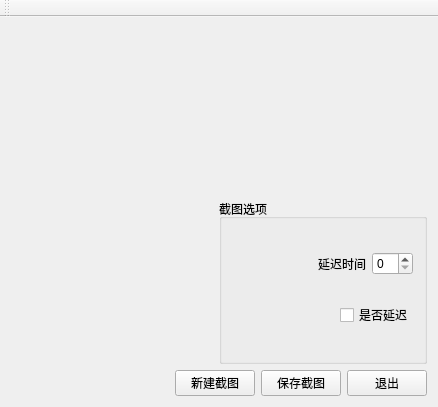
<?xml version="1.0" encoding="UTF-8"?>
<ui version="4.0">
 <class>MainWindow</class>
 <widget class="QMainWindow" name="MainWindow">
  <property name="geometry">
   <rect>
    <x>0</x>
    <y>0</y>
    <width>438</width>
    <height>407</height>
   </rect>
  </property>
  <property name="windowTitle">
   <string>MainWindow</string>
  </property>
  <widget class="QWidget" name="centralWidget">
   <layout class="QVBoxLayout" name="verticalLayout_3">
    <item>
     <layout class="QVBoxLayout" name="verticalLayout">
      <item>
       <widget class="QLabel" name="label">
        <property name="text">
         <string/>
        </property>
       </widget>
      </item>
      <item>
       <layout class="QHBoxLayout" name="horizontalLayout_4">
        <item>
         <spacer name="horizontalSpacer_4">
          <property name="orientation">
           <enum>Qt::Horizontal</enum>
          </property>
          <property name="sizeHint" stdset="0">
           <size>
            <width>40</width>
            <height>20</height>
           </size>
          </property>
         </spacer>
        </item>
        <item>
         <widget class="QGroupBox" name="groupBox">
          <property name="title">
           <string>截图选项</string>
          </property>
          <layout class="QVBoxLayout" name="verticalLayout_2">
           <item>
            <layout class="QHBoxLayout" name="horizontalLayout_2">
             <item>
              <spacer name="horizontalSpacer_2">
               <property name="orientation">
                <enum>Qt::Horizontal</enum>
               </property>
               <property name="sizeHint" stdset="0">
                <size>
                 <width>40</width>
                 <height>20</height>
                </size>
               </property>
              </spacer>
             </item>
             <item>
              <widget class="QLabel" name="label_3">
               <property name="text">
                <string>延迟时间</string>
               </property>
              </widget>
             </item>
             <item>
              <widget class="QSpinBox" name="spinBox"/>
             </item>
            </layout>
           </item>
           <item>
            <layout class="QHBoxLayout" name="horizontalLayout_3">
             <item>
              <spacer name="horizontalSpacer_3">
               <property name="orientation">
                <enum>Qt::Horizontal</enum>
               </property>
               <property name="sizeHint" stdset="0">
                <size>
                 <width>40</width>
                 <height>20</height>
                </size>
               </property>
              </spacer>
             </item>
             <item>
              <widget class="QCheckBox" name="checkBox">
               <property name="text">
                <string>是否延迟</string>
               </property>
              </widget>
             </item>
            </layout>
           </item>
          </layout>
         </widget>
        </item>
       </layout>
      </item>
      <item>
       <layout class="QHBoxLayout" name="horizontalLayout">
        <item>
         <spacer name="horizontalSpacer">
          <property name="orientation">
           <enum>Qt::Horizontal</enum>
          </property>
          <property name="sizeHint" stdset="0">
           <size>
            <width>40</width>
            <height>20</height>
           </size>
          </property>
         </spacer>
        </item>
        <item>
         <widget class="QPushButton" name="newButton">
          <property name="text">
           <string>新建截图</string>
          </property>
         </widget>
        </item>
        <item>
         <widget class="QPushButton" name="saveButton">
          <property name="text">
           <string>保存截图</string>
          </property>
         </widget>
        </item>
        <item>
         <widget class="QPushButton" name="pushButton_3">
          <property name="text">
           <string>退出</string>
          </property>
         </widget>
        </item>
       </layout>
      </item>
     </layout>
    </item>
   </layout>
  </widget>
  <widget class="QMenuBar" name="menuBar">
   <property name="geometry">
    <rect>
     <x>0</x>
     <y>0</y>
     <width>438</width>
     <height>31</height>
    </rect>
   </property>
  </widget>
  <widget class="QToolBar" name="mainToolBar">
   <attribute name="toolBarArea">
    <enum>TopToolBarArea</enum>
   </attribute>
   <attribute name="toolBarBreak">
    <bool>false</bool>
   </attribute>
  </widget>
 </widget>
 <layoutdefault spacing="6" margin="11"/>
 <resources/>
 <connections>
  <connection>
   <sender>pushButton_3</sender>
   <signal>clicked()</signal>
   <receiver>MainWindow</receiver>
   <slot>close()</slot>
   <hints>
    <hint type="sourcelabel">
     <x>383</x>
     <y>344</y>
    </hint>
    <hint type="destinationlabel">
     <x>411</x>
     <y>303</y>
    </hint>
   </hints>
  </connection>
 </connections>
</ui>
